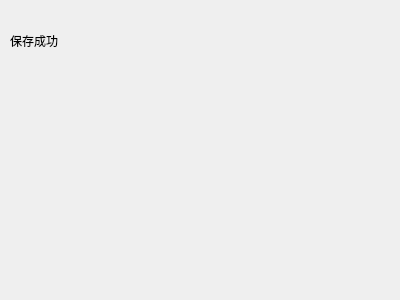
<?xml version="1.0" encoding="UTF-8"?>
<ui version="4.0">
 <class>Dialog</class>
 <widget class="QDialog" name="Dialog">
  <property name="geometry">
   <rect>
    <x>0</x>
    <y>0</y>
    <width>400</width>
    <height>300</height>
   </rect>
  </property>
  <property name="windowTitle">
   <string>Dialog</string>
  </property>
  <widget class="QLabel" name="label">
   <property name="geometry">
    <rect>
     <x>10</x>
     <y>0</y>
     <width>191</width>
     <height>81</height>
    </rect>
   </property>
   <property name="text">
    <string>保存成功</string>
   </property>
   <property name="scaledContents">
    <bool>true</bool>
   </property>
  </widget>
 </widget>
 <resources/>
 <connections/>
</ui>
